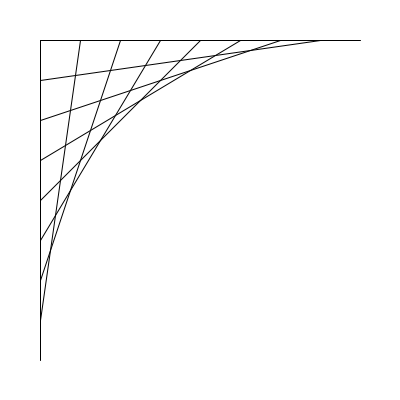
Frame 1 (no input)
Frame 60 (the mouse pressed at the canvas centre just before this capture): identical to frame 1, image omitted
Frame 120 (the mouse held since frame 60 and released just before this capture): identical to frame 1, image omitted

The Processing sketch that drew this single still picture (run headless with seeded random() and noise(); from frame 60 on, the mouse is pressed at the canvas centre):

// Processing sketch: processing_37141
// ── processing_37141.pde

// Quiz 2011-09-14-A
// 10 points total:
// A series of lines are drawn on the canvas.
// Their endpoints are equally spaced.
// 9 points: Using an iteration structure:
// 1 point: Aesthetics / veracity of copy / attention to detail.
// Image: http://cmuems.com/2011/resources/golan-quiz-2011-09-14/quiz-2011-09-14-a.jpg 

void setup(){
  size(400,400); 
}

void draw(){
  background(255,255,255); 
  stroke(0,0,0); 
  smooth();
  
  int spacing = 40; 
  for (int i=spacing; i<=(width-spacing); i=i+spacing){
    
    float x1 = width - i;
    float y1 = spacing; 
    
    float x2 = spacing; 
    float y2 = i;
    
    line(x1,y1, x2,y2);
  }
}
                
